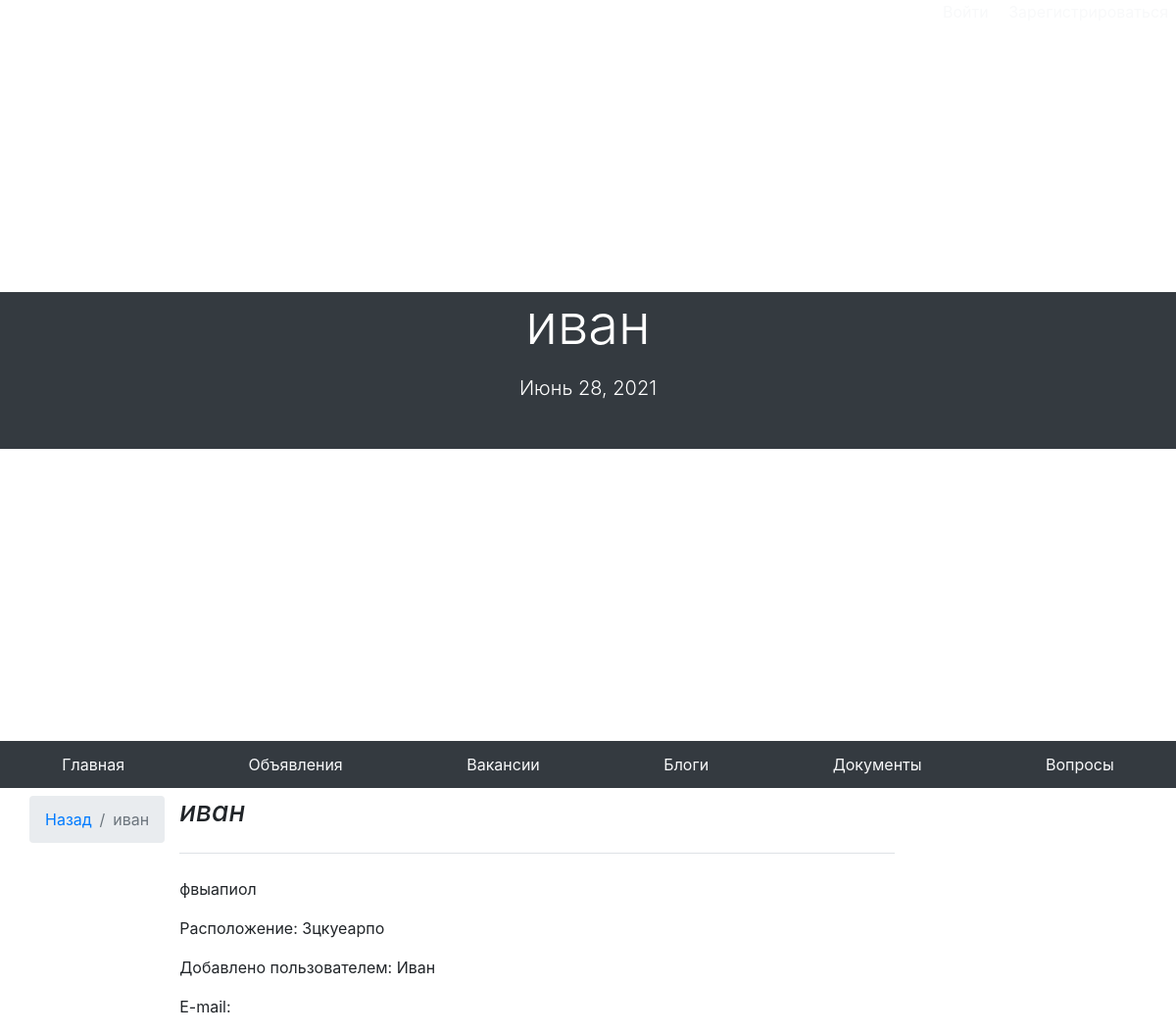
Page /ads/15 on the committed database.
### ad/models.py (models this page shows, shortened)
class Ad(models.Model):
    id_ad = models.AutoField(primary_key=True, blank=True)
    author = models.ForeignKey(User, on_delete=models.SET_NULL, null=True, blank=True)
    title = models.CharField('Название объявления', max_length=50)
    description = models.TextField('Описание объявления')
    price = models.IntegerField('Цена')
    geo = models.TextField('Местоположение')
    date = models.DateField('Дата публикации', auto_now_add=True)
    status = models.BooleanField('Продано', default=False)
    class Meta:
        verbose_name = "Объявление"
        verbose_name_plural = "Объявления"

### ad/views.py (the view)
# urls.py: path('<id_ad>', views.detail, name='ad_detail'),
def detail(request, id_ad):
    context ={}
    ad = Ad.objects.get(id_ad=id_ad)
    form = AdForm(request.POST or None)
    if form.is_valid():
        ad_update = form.save(commit=False)
        ad_update.author = request.user
        ad_update.save()
    if request.method =="POST":
        ad.delete()
        return HttpResponseRedirect("/ads")
    context['form']= form
    context['ad']= ad
    return render(request, 'ad/detail.html', context)

### ad/templates/ad/detail.html (shortened to what this page needs)
{% extends 'main/base.html' %}
{% block name %}{{ad.title}}{% endblock %}
{% block description %}{{ad.date}}{% endblock %}
{% block content %}
<nav aria-label="breadcrumb">
  <ol class="breadcrumb">
    <li class="breadcrumb-item"><a href="{% url 'ads_index' %}">Назад</a></li>
    <li class="breadcrumb-item active" aria-current="page">{{ad.title}}</li>
  </ol>
</nav>
<div class="col-md-8 blog-main">
      <h3 class="pb-4 mb-4 font-italic border-bottom">
        {{ad.title}}
      </h3>
      <div class="blog-post">
        <p>{{ad.description}}</p>
          <p>Расположение: {{ad.geo}}</p>
          <p>Добавлено пользователем: {{ad.author.username}}</p>
          <p>E-mail: {{ad.author.email}}</p>
      </div>
    </div>
{% endblock %}

### main/templates/main/base.html (style rules this page uses)
html { overflow-x: hidden; }

### rows in the picture
Ad: title "иван", date "Июнь 28, 2021", description "фвыапиол", geo "3цкуеарпо", author.username "Иван"
